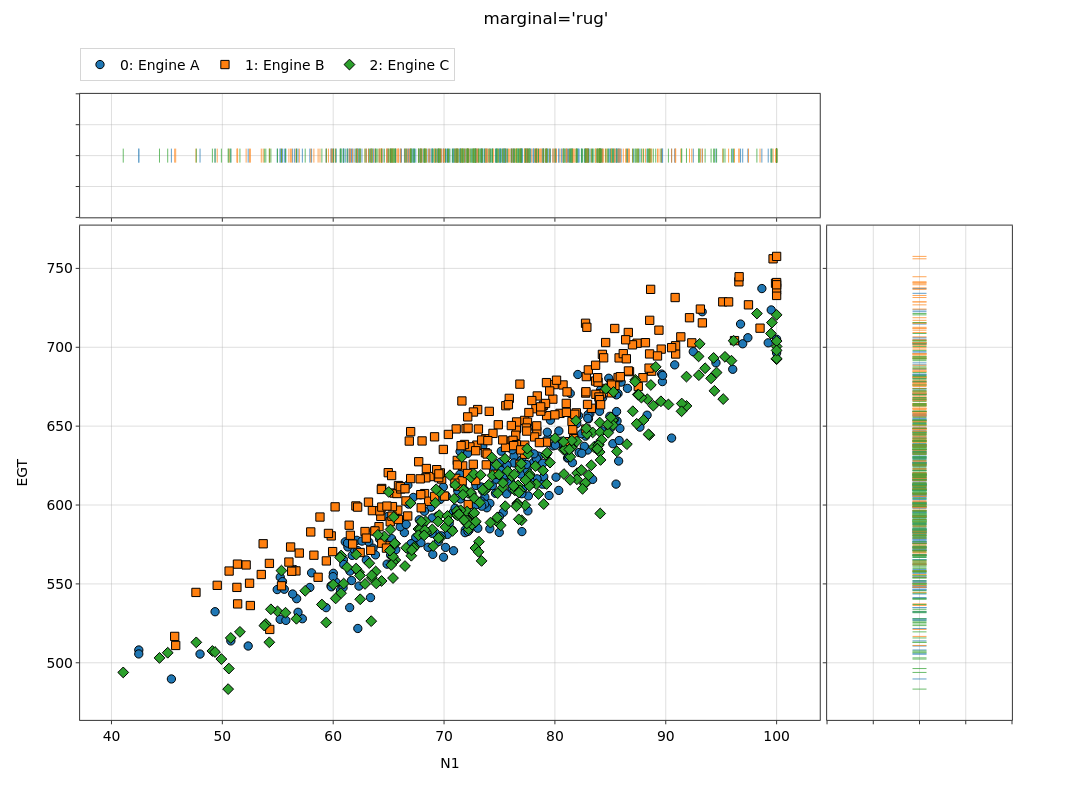

Notebook source saved alongside this figure:
### Code cell
nb.plot_marginal(marginal='rug', suptitle="marginal='rug'")

### Figure 1 — Plotly figure (JSON) as saved in the notebook; plotly's stock layout.template omitted (floating-point values rounded to 4 significant figures; data arrays with more than 128 entries replaced by an {"elided": "..."} marker saying what was removed)
{"data": [{"hovertemplate": "<b><u>Set: 0</u></b><br><b>Engine A</b><br>N1: %{x:.2f}<br>EGT: %{y:.2f}<extra></extra>", "legendgroup": "group_0", "legendrank": 1000, "line": {"color": "#1f77b4", "width": 2}, "marker": {"color": "#1f77b4", "line": {"color": "black", "width": 1}, "size": 8.3, "symbol": "circle"}, "mode": "markers", "name": "0: Engine A", "opacity": 1, "showlegend": true, "type": "scatter", "x": {"elided": "250 float values"}, "xaxis": "x3", "y": {"elided": "250 float values"}, "yaxis": "y3"}, {"hoverinfo": "skip", "legendgroup": "group_0", "legendrank": 1000, "marker": {"color": "#1f77b4", "line": {"color": "#1f77b4", "width": 1}, "size": 10, "symbol": "line-ns-open"}, "mode": "markers", "name": "0: Engine A", "opacity": 0.7, "showlegend": false, "type": "scatter", "x": {"elided": "250 float values"}, "xaxis": "x", "y": {"elided": "250 float values"}, "yaxis": "y"}, {"hoverinfo": "skip", "legendgroup": "group_0", "legendrank": 1000, "marker": {"color": "#1f77b4", "line": {"color": "#1f77b4", "width": 1}, "size": 10, "symbol": "line-ew-open"}, "mode": "markers", "name": "0: Engine A", "opacity": 0.7, "showlegend": false, "type": "scatter", "x": {"elided": "250 float values"}, "xaxis": "x4", "y": {"elided": "250 float values"}, "yaxis": "y4"}, {"hovertemplate": "<b><u>Set: 1</u></b><br><b>Engine B</b><br>N1: %{x:.2f}<br>EGT: %{y:.2f}<extra></extra>", "legendgroup": "group_1", "legendrank": 1001, "line": {"color": "#ff7f0e", "width": 2}, "marker": {"color": "#ff7f0e", "line": {"color": "black", "width": 1}, "size": 8.3, "symbol": "square"}, "mode": "markers", "name": "1: Engine B", "opacity": 1, "showlegend": true, "type": "scatter", "x": {"elided": "250 float values"}, "xaxis": "x3", "y": {"elided": "250 float values"}, "yaxis": "y3"}, {"hoverinfo": "skip", "legendgroup": "group_1", "legendrank": 1001, "marker": {"color": "#ff7f0e", "line": {"color": "#ff7f0e", "width": 1}, "size": 10, "symbol": "line-ns-open"}, "mode": "markers", "name": "1: Engine B", "opacity": 0.7, "showlegend": false, "type": "scatter", "x": {"elided": "250 float values"}, "xaxis": "x", "y": {"elided": "250 float values"}, "yaxis": "y"}, {"hoverinfo": "skip", "legendgroup": "group_1", "legendrank": 1001, "marker": {"color": "#ff7f0e", "line": {"color": "#ff7f0e", "width": 1}, "size": 10, "symbol": "line-ew-open"}, "mode": "markers", "name": "1: Engine B", "opacity": 0.7, "showlegend": false, "type": "scatter", "x": {"elided": "250 float values"}, "xaxis": "x4", "y": {"elided": "250 float values"}, "yaxis": "y4"}, {"hovertemplate": "<b><u>Set: 2</u></b><br><b>Engine C</b><br>N1: %{x:.2f}<br>EGT: %{y:.2f}<extra></extra>", "legendgroup": "group_2", "legendrank": 1002, "line": {"color": "#2ca02c", "width": 2}, "marker": {"color": "#2ca02c", "line": {"color": "black", "width": 1}, "size": 8.3, "symbol": "diamond"}, "mode": "markers", "name": "2: Engine C", "opacity": 1, "showlegend": true, "type": "scatter", "x": {"elided": "250 float values"}, "xaxis": "x3", "y": {"elided": "250 float values"}, "yaxis": "y3"}, {"hoverinfo": "skip", "legendgroup": "group_2", "legendrank": 1002, "marker": {"color": "#2ca02c", "line": {"color": "#2ca02c", "width": 1}, "size": 10, "symbol": "line-ns-open"}, "mode": "markers", "name": "2: Engine C", "opacity": 0.7, "showlegend": false, "type": "scatter", "x": {"elided": "250 float values"}, "xaxis": "x", "y": {"elided": "250 float values"}, "yaxis": "y"}, {"hoverinfo": "skip", "legendgroup": "group_2", "legendrank": 1002, "marker": {"color": "#2ca02c", "line": {"color": "#2ca02c", "width": 1}, "size": 10, "symbol": "line-ew-open"}, "mode": "markers", "name": "2: Engine C", "opacity": 0.7, "showlegend": false, "type": "scatter", "x": {"elided": "250 float values"}, "xaxis": "x4", "y": {"elided": "250 float values"}, "yaxis": "y4"}], "layout": {"barmode": "overlay", "height": 800, "hoverlabel": {"font": {"size": 13.9}}, "legend": {"font": {"size": 13.9}, "orientation": "h", "x": 0, "xanchor": "left", "y": 0.9397, "yanchor": "top", "yref": "container"}, "margin": {"r": 80, "t": 86.22}, "meta": {"uc_legend_rows": 1}, "showlegend": true, "title": {"font": {"size": 16.7}, "text": "marginal='rug'", "x": 0.5, "xanchor": "center", "y": 0.985, "yanchor": "top", "yref": "container"}, "width": 1200, "xaxis": {"anchor": "y", "domain": [0, 0.7938], "matches": "x3", "showticklabels": false, "tickfont": {"size": 13.9}, "title": {"font": {"size": 13.9}}}, "xaxis2": {"anchor": "y2", "domain": [0.8002, 1], "tickfont": {"size": 13.9}, "title": {"font": {"size": 13.9}}, "visible": false}, "xaxis3": {"anchor": "y3", "domain": [0, 0.7938], "tickfont": {"size": 13.9}, "title": {"font": {"size": 13.9}, "standoff": 15, "text": "N1"}}, "xaxis4": {"anchor": "y4", "domain": [0.8015, 1], "showticklabels": false, "tickfont": {"size": 13.9}, "title": {"font": {"size": 13.9}}}, "yaxis": {"anchor": "x", "domain": [0.8026, 1], "showticklabels": false, "tickfont": {"size": 13.9}, "title": {"font": {"size": 13.9}}}, "yaxis2": {"anchor": "x2", "domain": [0.8002, 1], "tickfont": {"size": 13.9}, "title": {"font": {"size": 13.9}}, "visible": false}, "yaxis3": {"anchor": "x3", "domain": [0, 0.7897], "tickfont": {"size": 13.9}, "title": {"font": {"size": 13.9}, "standoff": 15, "text": "EGT"}}, "yaxis4": {"anchor": "x4", "domain": [0, 0.7897], "matches": "y3", "showticklabels": false, "tickfont": {"size": 13.9}, "title": {"font": {"size": 13.9}}}}}
